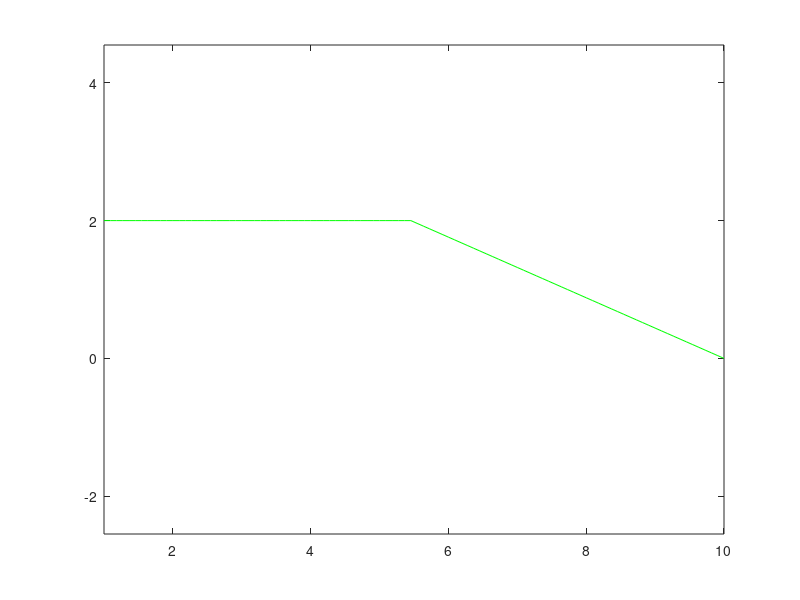

Source code (MATLAB): (Note: this script raises an error after producing the figure.)
%% Author: Adnan Munawar
% AIM Lab, WPI, USA
% Email: amunawar@wpi.edu
clc;
close all;
clear all;
itr = 100;
body1 = linspace(2-(2/(itr/2)),0,(itr/2));
body1 = [ones(1,(itr/2))*2,body1];
hor = linspace(1,10,itr);
plot(hor,body1,'Color','green')
axis equal

hold on;
r=1;
ang=0:0.01:2*pi; 
xp=r*cos(ang);
yp=r*sin(ang);
x = 4.5;
y = 2;
[xout, yout] =intersections(hor,body1,x+xp,y+yp,1);
plot_spr(x,xp,y,yp,xout,yout);
for j=1:5   
x = 4.5;
y = 2;
for i=1:itr
clear_spr_plot;
x=x+(1/itr);
[xout, yout] = intersections(hor,body1,x+xp,y+yp,1);
plot_spr(x,xp,y,yp,xout,yout)
pause(0.02);
end
disp('Backward Pass');
for i=itr:-1:1
clear_spr_plot;
x=x-(1/itr);
[xout, yout] =intersections(hor,body1,x+xp,y+yp,1);
plot_spr(x,xp,y,yp,xout,yout);
pause(0.02);
end
end
